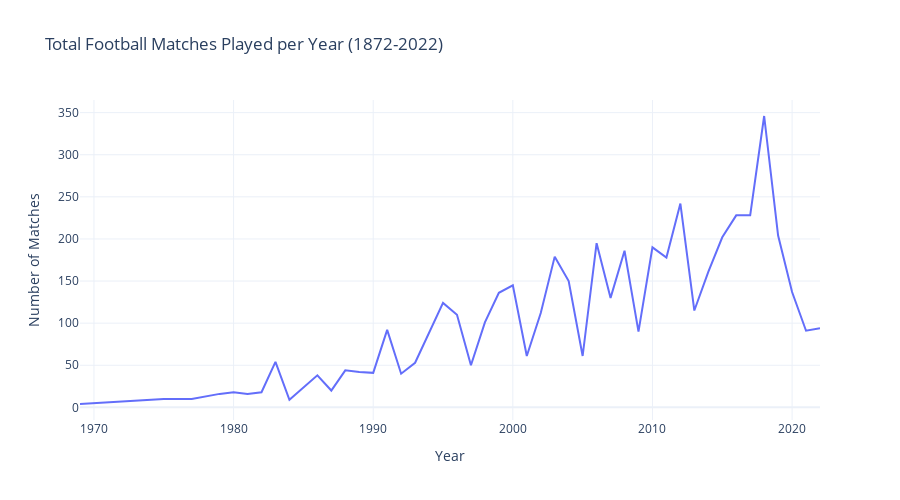

The notebook cell this image was saved under:
### Code cell
matches_per_year = df_results['year'].value_counts().sort_index()

fig = go.Figure()

fig.add_trace(go.Scatter(
    x=matches_per_year.index,
    y=matches_per_year.values,
    mode='lines',
    hovertemplate=" Year: <b>%{x}</b> <br> Matches: <b>%{y}</b> <extra></extra>"
))

fig.update_layout(
    title='Total Football Matches Played per Year (1872-2022)',
    xaxis_title='Year',
    yaxis_title='Number of Matches',
    template='plotly_white',
    width=900,
    height=500,)

fig.show()

### Figure 1 — Plotly figure (JSON) as saved in the notebook; plotly's stock layout.template omitted (floating-point values rounded to 4 significant figures)
{"data": [{"hovertemplate": " Year: <b>%{x}</b> <br> Matches: <b>%{y}</b> <extra></extra>", "mode": "lines", "type": "scatter", "x": [1969, 1975, 1977, 1979, 1980, 1981, 1982, 1983, 1984, 1985, 1986, 1987, 1988, 1989, 1990, 1991, 1992, 1993, 1994, 1995, 1996, 1997, 1998, 1999, 2000, 2001, 2002, 2003, 2004, 2005, 2006, 2007, 2008, 2009, 2010, 2011, 2012, 2013, 2014, 2015, 2016, 2017, 2018, 2019, 2020, 2021, 2022], "y": [4, 10, 10, 16, 18, 16, 18, 54, 9, 24, 38, 20, 44, 42, 41, 92, 40, 53, 89, 124, 110, 50, 101, 136, 145, 61, 112, 179, 150, 61, 195, 130, 186, 90, 190, 178, 242, 115, 161, 202, 228, 228, 346, 204, 137, 91, 94]}], "layout": {"height": 500, "title": {"text": "Total Football Matches Played per Year (1872-2022)"}, "width": 900, "xaxis": {"title": {"text": "Year"}}, "yaxis": {"title": {"text": "Number of Matches"}}}}
